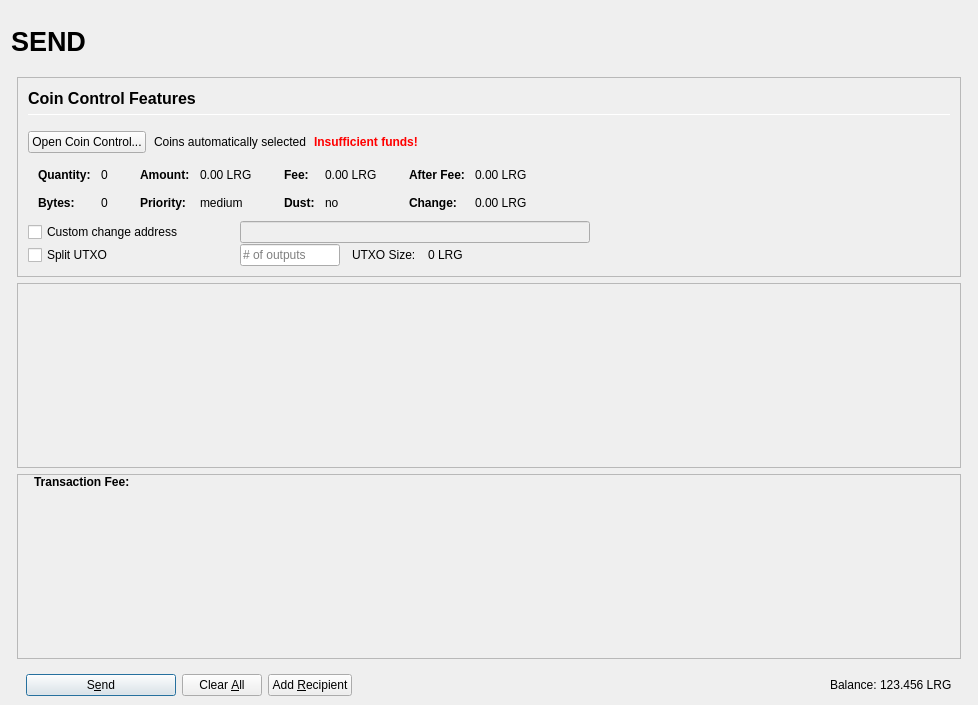
<?xml version="1.0" encoding="UTF-8"?>
<ui version="4.0">
 <class>SendCoinsDialog</class>
 <widget class="QDialog" name="SendCoinsDialog">
  <property name="enabled">
   <bool>true</bool>
  </property>
  <property name="geometry">
   <rect>
    <x>0</x>
    <y>0</y>
    <width>978</width>
    <height>705</height>
   </rect>
  </property>
  <property name="windowTitle">
   <string>Send Coins</string>
  </property>
  <layout class="QVBoxLayout" name="verticalLayout" stretch="0">
   <property name="bottomMargin">
    <number>9</number>
   </property>
   <item>
    <layout class="QVBoxLayout" name="verticalLayout_Master" stretch="0,1">
     <property name="spacing">
      <number>0</number>
     </property>
     <property name="leftMargin">
      <number>0</number>
     </property>
     <property name="topMargin">
      <number>0</number>
     </property>
     <property name="rightMargin">
      <number>0</number>
     </property>
     <property name="bottomMargin">
      <number>0</number>
     </property>
     <item>
      <widget class="QFrame" name="frame_Header">
       <layout class="QVBoxLayout" name="verticalLayout_Header" stretch="0">
        <property name="leftMargin">
         <number>0</number>
        </property>
        <property name="topMargin">
         <number>0</number>
        </property>
        <property name="rightMargin">
         <number>0</number>
        </property>
        <property name="bottomMargin">
         <number>0</number>
        </property>
        <item>
         <layout class="QHBoxLayout" name="horizontalLayout_Header" stretch="1,0,1">
          <property name="spacing">
           <number>6</number>
          </property>
          <item>
           <widget class="QLabel" name="labelOverviewHeaderLeft">
            <property name="minimumSize">
             <size>
              <width>464</width>
              <height>60</height>
             </size>
            </property>
            <property name="maximumSize">
             <size>
              <width>16777215</width>
              <height>60</height>
             </size>
            </property>
            <property name="font">
             <font>
              <pointsize>20</pointsize>
              <weight>75</weight>
              <bold>true</bold>
             </font>
            </property>
            <property name="text">
             <string>SEND</string>
            </property>
            <property name="alignment">
             <set>Qt::AlignLeading|Qt::AlignLeft|Qt::AlignVCenter</set>
            </property>
           </widget>
          </item>
          <item>
           <spacer name="horizontalSpacer_Header">
            <property name="orientation">
             <enum>Qt::Horizontal</enum>
            </property>
            <property name="sizeHint" stdset="0">
             <size>
              <width>40</width>
              <height>20</height>
             </size>
            </property>
           </spacer>
          </item>
          <item>
           <widget class="QLabel" name="labelOverviewHeaderRight">
            <property name="minimumSize">
             <size>
              <width>464</width>
              <height>60</height>
             </size>
            </property>
            <property name="maximumSize">
             <size>
              <width>16777215</width>
              <height>60</height>
             </size>
            </property>
            <property name="font">
             <font>
              <pointsize>14</pointsize>
             </font>
            </property>
            <property name="text">
             <string/>
            </property>
            <property name="alignment">
             <set>Qt::AlignRight|Qt::AlignTrailing|Qt::AlignVCenter</set>
            </property>
           </widget>
          </item>
         </layout>
        </item>
       </layout>
      </widget>
     </item>
     <item>
      <widget class="QFrame" name="frame_BG">
       <property name="minimumSize">
        <size>
         <width>0</width>
         <height>0</height>
        </size>
       </property>
       <layout class="QVBoxLayout" name="layout_BG" stretch="0,0,0,0">
        <property name="leftMargin">
         <number>6</number>
        </property>
        <property name="topMargin">
         <number>6</number>
        </property>
        <property name="rightMargin">
         <number>6</number>
        </property>
        <property name="bottomMargin">
         <number>0</number>
        </property>
        <item>
         <widget class="QFrame" name="frameCoinControl">
          <property name="sizePolicy">
           <sizepolicy hsizetype="Expanding" vsizetype="Expanding">
            <horstretch>0</horstretch>
            <verstretch>0</verstretch>
           </sizepolicy>
          </property>
          <property name="maximumSize">
           <size>
            <width>16777215</width>
            <height>16777215</height>
           </size>
          </property>
          <property name="frameShape">
           <enum>QFrame::StyledPanel</enum>
          </property>
          <property name="frameShadow">
           <enum>QFrame::Sunken</enum>
          </property>
          <layout class="QVBoxLayout" name="verticalLayoutCoinControl2">
           <property name="spacing">
            <number>0</number>
           </property>
           <property name="leftMargin">
            <number>0</number>
           </property>
           <property name="topMargin">
            <number>0</number>
           </property>
           <property name="rightMargin">
            <number>0</number>
           </property>
           <property name="bottomMargin">
            <number>0</number>
           </property>
           <item>
            <widget class="QFrame" name="frameCoinControl_BG">
             <layout class="QVBoxLayout" name="verticalLayoutCoinControl" stretch="0,0,0,0,0,0">
              <property name="spacing">
               <number>1</number>
              </property>
              <property name="leftMargin">
               <number>10</number>
              </property>
              <property name="topMargin">
               <number>10</number>
              </property>
              <item>
               <layout class="QHBoxLayout" name="horizontalLayoutCoinControl1">
                <property name="bottomMargin">
                 <number>15</number>
                </property>
                <item>
                 <layout class="QVBoxLayout" name="verticalLayout_3">
                  <property name="spacing">
                   <number>6</number>
                  </property>
                  <item>
                   <widget class="QLabel" name="labelCoinControlFeatures">
                    <property name="sizePolicy">
                     <sizepolicy hsizetype="Preferred" vsizetype="Maximum">
                      <horstretch>0</horstretch>
                      <verstretch>0</verstretch>
                     </sizepolicy>
                    </property>
                    <property name="minimumSize">
                     <size>
                      <width>0</width>
                      <height>20</height>
                     </size>
                    </property>
                    <property name="font">
                     <font>
                      <pointsize>12</pointsize>
                      <weight>75</weight>
                      <bold>true</bold>
                     </font>
                    </property>
                    <property name="styleSheet">
                     <string notr="true">font-weight:bold;</string>
                    </property>
                    <property name="text">
                     <string>Coin Control Features</string>
                    </property>
                   </widget>
                  </item>
                  <item>
                   <widget class="Line" name="line">
                    <property name="minimumSize">
                     <size>
                      <width>0</width>
                      <height>1</height>
                     </size>
                    </property>
                    <property name="maximumSize">
                     <size>
                      <width>16777215</width>
                      <height>1</height>
                     </size>
                    </property>
                    <property name="orientation">
                     <enum>Qt::Horizontal</enum>
                    </property>
                   </widget>
                  </item>
                 </layout>
                </item>
               </layout>
              </item>
              <item>
               <layout class="QHBoxLayout" name="horizontalLayoutCoinControl2" stretch="0,0,0,0">
                <property name="spacing">
                 <number>8</number>
                </property>
                <property name="bottomMargin">
                 <number>10</number>
                </property>
                <item>
                 <widget class="QPushButton" name="pushButtonCoinControl">
                  <property name="styleSheet">
                   <string notr="true"/>
                  </property>
                  <property name="text">
                   <string>Open Coin Control...</string>
                  </property>
                  <property name="autoDefault">
                   <bool>false</bool>
                  </property>
                 </widget>
                </item>
                <item>
                 <widget class="QLabel" name="labelCoinControlAutomaticallySelected">
                  <property name="text">
                   <string>Coins automatically selected</string>
                  </property>
                  <property name="margin">
                   <number>5</number>
                  </property>
                 </widget>
                </item>
                <item>
                 <widget class="QLabel" name="labelCoinControlInsuffFunds">
                  <property name="font">
                   <font>
                    <weight>75</weight>
                    <bold>true</bold>
                   </font>
                  </property>
                  <property name="styleSheet">
                   <string notr="true">color:red;font-weight:bold;</string>
                  </property>
                  <property name="text">
                   <string>Insufficient funds!</string>
                  </property>
                  <property name="margin">
                   <number>5</number>
                  </property>
                 </widget>
                </item>
                <item>
                 <spacer name="horizontalSpacerCoinControl">
                  <property name="orientation">
                   <enum>Qt::Horizontal</enum>
                  </property>
                  <property name="sizeHint" stdset="0">
                   <size>
                    <width>40</width>
                    <height>1</height>
                   </size>
                  </property>
                 </spacer>
                </item>
               </layout>
              </item>
              <item>
               <widget class="QWidget" name="widgetCoinControl" native="true">
                <property name="sizePolicy">
                 <sizepolicy hsizetype="Preferred" vsizetype="Preferred">
                  <horstretch>0</horstretch>
                  <verstretch>0</verstretch>
                 </sizepolicy>
                </property>
                <property name="minimumSize">
                 <size>
                  <width>0</width>
                  <height>0</height>
                 </size>
                </property>
                <property name="styleSheet">
                 <string notr="true"/>
                </property>
                <layout class="QHBoxLayout" name="horizontalLayoutCoinControl5">
                 <property name="leftMargin">
                  <number>0</number>
                 </property>
                 <property name="topMargin">
                  <number>0</number>
                 </property>
                 <property name="rightMargin">
                  <number>0</number>
                 </property>
                 <property name="bottomMargin">
                  <number>0</number>
                 </property>
                 <item>
                  <layout class="QHBoxLayout" name="horizontalLayoutCoinControl3" stretch="0,0,0,1">
                   <property name="spacing">
                    <number>20</number>
                   </property>
                   <property name="topMargin">
                    <number>0</number>
                   </property>
                   <property name="bottomMargin">
                    <number>10</number>
                   </property>
                   <item>
                    <layout class="QFormLayout" name="formLayoutCoinControl1">
                     <property name="horizontalSpacing">
                      <number>10</number>
                     </property>
                     <property name="verticalSpacing">
                      <number>14</number>
                     </property>
                     <property name="leftMargin">
                      <number>10</number>
                     </property>
                     <property name="topMargin">
                      <number>4</number>
                     </property>
                     <property name="rightMargin">
                      <number>6</number>
                     </property>
                     <item row="0" column="0">
                      <widget class="QLabel" name="labelCoinControlQuantityText">
                       <property name="font">
                        <font>
                         <weight>75</weight>
                         <bold>true</bold>
                        </font>
                       </property>
                       <property name="text">
                        <string>Quantity:</string>
                       </property>
                       <property name="margin">
                        <number>0</number>
                       </property>
                      </widget>
                     </item>
                     <item row="0" column="1">
                      <widget class="QLabel" name="labelCoinControlQuantity">
                       <property name="cursor">
                        <cursorShape>IBeamCursor</cursorShape>
                       </property>
                       <property name="contextMenuPolicy">
                        <enum>Qt::ActionsContextMenu</enum>
                       </property>
                       <property name="text">
                        <string notr="true">0</string>
                       </property>
                       <property name="margin">
                        <number>0</number>
                       </property>
                       <property name="textInteractionFlags">
                        <set>Qt::LinksAccessibleByMouse|Qt::TextSelectableByKeyboard|Qt::TextSelectableByMouse</set>
                       </property>
                      </widget>
                     </item>
                     <item row="1" column="0">
                      <widget class="QLabel" name="labelCoinControlBytesText">
                       <property name="font">
                        <font>
                         <weight>75</weight>
                         <bold>true</bold>
                        </font>
                       </property>
                       <property name="text">
                        <string>Bytes:</string>
                       </property>
                      </widget>
                     </item>
                     <item row="1" column="1">
                      <widget class="QLabel" name="labelCoinControlBytes">
                       <property name="cursor">
                        <cursorShape>IBeamCursor</cursorShape>
                       </property>
                       <property name="contextMenuPolicy">
                        <enum>Qt::ActionsContextMenu</enum>
                       </property>
                       <property name="text">
                        <string notr="true">0</string>
                       </property>
                       <property name="textInteractionFlags">
                        <set>Qt::LinksAccessibleByMouse|Qt::TextSelectableByKeyboard|Qt::TextSelectableByMouse</set>
                       </property>
                      </widget>
                     </item>
                    </layout>
                   </item>
                   <item>
                    <layout class="QFormLayout" name="formLayoutCoinControl2">
                     <property name="horizontalSpacing">
                      <number>10</number>
                     </property>
                     <property name="verticalSpacing">
                      <number>14</number>
                     </property>
                     <property name="leftMargin">
                      <number>6</number>
                     </property>
                     <property name="topMargin">
                      <number>4</number>
                     </property>
                     <property name="rightMargin">
                      <number>6</number>
                     </property>
                     <item row="0" column="0">
                      <widget class="QLabel" name="labelCoinControlAmountText">
                       <property name="font">
                        <font>
                         <weight>75</weight>
                         <bold>true</bold>
                        </font>
                       </property>
                       <property name="text">
                        <string>Amount:</string>
                       </property>
                       <property name="margin">
                        <number>0</number>
                       </property>
                      </widget>
                     </item>
                     <item row="0" column="1">
                      <widget class="QLabel" name="labelCoinControlAmount">
                       <property name="cursor">
                        <cursorShape>IBeamCursor</cursorShape>
                       </property>
                       <property name="contextMenuPolicy">
                        <enum>Qt::ActionsContextMenu</enum>
                       </property>
                       <property name="text">
                        <string notr="true">0.00 LRG</string>
                       </property>
                       <property name="textInteractionFlags">
                        <set>Qt::LinksAccessibleByMouse|Qt::TextSelectableByKeyboard|Qt::TextSelectableByMouse</set>
                       </property>
                      </widget>
                     </item>
                     <item row="1" column="0">
                      <widget class="QLabel" name="labelCoinControlPriorityText">
                       <property name="font">
                        <font>
                         <weight>75</weight>
                         <bold>true</bold>
                        </font>
                       </property>
                       <property name="text">
                        <string>Priority:</string>
                       </property>
                      </widget>
                     </item>
                     <item row="1" column="1">
                      <widget class="QLabel" name="labelCoinControlPriority">
                       <property name="cursor">
                        <cursorShape>IBeamCursor</cursorShape>
                       </property>
                       <property name="contextMenuPolicy">
                        <enum>Qt::ActionsContextMenu</enum>
                       </property>
                       <property name="text">
                        <string>medium</string>
                       </property>
                       <property name="textInteractionFlags">
                        <set>Qt::LinksAccessibleByMouse|Qt::TextSelectableByKeyboard|Qt::TextSelectableByMouse</set>
                       </property>
                      </widget>
                     </item>
                    </layout>
                   </item>
                   <item>
                    <layout class="QFormLayout" name="formLayoutCoinControl3">
                     <property name="horizontalSpacing">
                      <number>10</number>
                     </property>
                     <property name="verticalSpacing">
                      <number>14</number>
                     </property>
                     <property name="leftMargin">
                      <number>6</number>
                     </property>
                     <property name="topMargin">
                      <number>4</number>
                     </property>
                     <property name="rightMargin">
                      <number>6</number>
                     </property>
                     <item row="0" column="0">
                      <widget class="QLabel" name="labelCoinControlFeeText">
                       <property name="font">
                        <font>
                         <weight>75</weight>
                         <bold>true</bold>
                        </font>
                       </property>
                       <property name="text">
                        <string>Fee:</string>
                       </property>
                       <property name="margin">
                        <number>0</number>
                       </property>
                      </widget>
                     </item>
                     <item row="0" column="1">
                      <widget class="QLabel" name="labelCoinControlFee">
                       <property name="cursor">
                        <cursorShape>IBeamCursor</cursorShape>
                       </property>
                       <property name="contextMenuPolicy">
                        <enum>Qt::ActionsContextMenu</enum>
                       </property>
                       <property name="text">
                        <string notr="true">0.00 LRG</string>
                       </property>
                       <property name="textInteractionFlags">
                        <set>Qt::LinksAccessibleByMouse|Qt::TextSelectableByKeyboard|Qt::TextSelectableByMouse</set>
                       </property>
                      </widget>
                     </item>
                     <item row="1" column="0">
                      <widget class="QLabel" name="labelCoinControlLowOutputText">
                       <property name="font">
                        <font>
                         <weight>75</weight>
                         <bold>true</bold>
                        </font>
                       </property>
                       <property name="text">
                        <string>Dust:</string>
                       </property>
                      </widget>
                     </item>
                     <item row="1" column="1">
                      <widget class="QLabel" name="labelCoinControlLowOutput">
                       <property name="cursor">
                        <cursorShape>IBeamCursor</cursorShape>
                       </property>
                       <property name="contextMenuPolicy">
                        <enum>Qt::ActionsContextMenu</enum>
                       </property>
                       <property name="text">
                        <string>no</string>
                       </property>
                       <property name="textInteractionFlags">
                        <set>Qt::LinksAccessibleByMouse|Qt::TextSelectableByKeyboard|Qt::TextSelectableByMouse</set>
                       </property>
                      </widget>
                     </item>
                    </layout>
                   </item>
                   <item>
                    <layout class="QFormLayout" name="formLayoutCoinControl4">
                     <property name="horizontalSpacing">
                      <number>10</number>
                     </property>
                     <property name="verticalSpacing">
                      <number>14</number>
                     </property>
                     <property name="leftMargin">
                      <number>6</number>
                     </property>
                     <property name="topMargin">
                      <number>4</number>
                     </property>
                     <property name="rightMargin">
                      <number>6</number>
                     </property>
                     <item row="0" column="0">
                      <widget class="QLabel" name="labelCoinControlAfterFeeText">
                       <property name="font">
                        <font>
                         <weight>75</weight>
                         <bold>true</bold>
                        </font>
                       </property>
                       <property name="text">
                        <string>After Fee:</string>
                       </property>
                       <property name="margin">
                        <number>0</number>
                       </property>
                      </widget>
                     </item>
                     <item row="0" column="1">
                      <widget class="QLabel" name="labelCoinControlAfterFee">
                       <property name="cursor">
                        <cursorShape>IBeamCursor</cursorShape>
                       </property>
                       <property name="contextMenuPolicy">
                        <enum>Qt::ActionsContextMenu</enum>
                       </property>
                       <property name="text">
                        <string notr="true">0.00 LRG</string>
                       </property>
                       <property name="textInteractionFlags">
                        <set>Qt::LinksAccessibleByMouse|Qt::TextSelectableByKeyboard|Qt::TextSelectableByMouse</set>
                       </property>
                      </widget>
                     </item>
                     <item row="1" column="0">
                      <widget class="QLabel" name="labelCoinControlChangeText">
                       <property name="font">
                        <font>
                         <weight>75</weight>
                         <bold>true</bold>
                        </font>
                       </property>
                       <property name="text">
                        <string>Change:</string>
                       </property>
                      </widget>
                     </item>
                     <item row="1" column="1">
                      <widget class="QLabel" name="labelCoinControlChange">
                       <property name="cursor">
                        <cursorShape>IBeamCursor</cursorShape>
                       </property>
                       <property name="contextMenuPolicy">
                        <enum>Qt::ActionsContextMenu</enum>
                       </property>
                       <property name="text">
                        <string notr="true">0.00 LRG</string>
                       </property>
                       <property name="textInteractionFlags">
                        <set>Qt::LinksAccessibleByMouse|Qt::TextSelectableByKeyboard|Qt::TextSelectableByMouse</set>
                       </property>
                      </widget>
                     </item>
                    </layout>
                   </item>
                  </layout>
                 </item>
                </layout>
               </widget>
              </item>
              <item>
               <layout class="QHBoxLayout" name="horizontalLayoutCoinControl4">
                <property name="spacing">
                 <number>12</number>
                </property>
                <property name="sizeConstraint">
                 <enum>QLayout::SetDefaultConstraint</enum>
                </property>
                <property name="topMargin">
                 <number>0</number>
                </property>
                <property name="rightMargin">
                 <number>0</number>
                </property>
                <item>
                 <widget class="QCheckBox" name="checkBoxCoinControlChange">
                  <property name="sizePolicy">
                   <sizepolicy hsizetype="Preferred" vsizetype="Preferred">
                    <horstretch>0</horstretch>
                    <verstretch>0</verstretch>
                   </sizepolicy>
                  </property>
                  <property name="minimumSize">
                   <size>
                    <width>200</width>
                    <height>0</height>
                   </size>
                  </property>
                  <property name="maximumSize">
                   <size>
                    <width>200</width>
                    <height>16777215</height>
                   </size>
                  </property>
                  <property name="toolTip">
                   <string>If this is activated, but the change address is empty or invalid, change will be sent to a newly generated address.</string>
                  </property>
                  <property name="text">
                   <string>Custom change address</string>
                  </property>
                 </widget>
                </item>
                <item>
                 <widget class="QValidatedLineEdit" name="lineEditCoinControlChange">
                  <property name="enabled">
                   <bool>false</bool>
                  </property>
                  <property name="sizePolicy">
                   <sizepolicy hsizetype="Preferred" vsizetype="Preferred">
                    <horstretch>0</horstretch>
                    <verstretch>0</verstretch>
                   </sizepolicy>
                  </property>
                  <property name="minimumSize">
                   <size>
                    <width>300</width>
                    <height>0</height>
                   </size>
                  </property>
                 </widget>
                </item>
                <item>
                 <widget class="QLabel" name="labelCoinControlChangeLabel">
                  <property name="sizePolicy">
                   <sizepolicy hsizetype="Preferred" vsizetype="Preferred">
                    <horstretch>0</horstretch>
                    <verstretch>0</verstretch>
                   </sizepolicy>
                  </property>
                  <property name="minimumSize">
                   <size>
                    <width>100</width>
                    <height>0</height>
                   </size>
                  </property>
                  <property name="text">
                   <string/>
                  </property>
                  <property name="margin">
                   <number>3</number>
                  </property>
                 </widget>
                </item>
               </layout>
              </item>
              <item>
               <layout class="QHBoxLayout" name="horizontalLayoutCoinControl6">
                <property name="spacing">
                 <number>12</number>
                </property>
                <property name="rightMargin">
                 <number>0</number>
                </property>
                <item>
                 <widget class="QCheckBox" name="splitBlockCheckBox">
                  <property name="sizePolicy">
                   <sizepolicy hsizetype="Preferred" vsizetype="Preferred">
                    <horstretch>0</horstretch>
                    <verstretch>0</verstretch>
                   </sizepolicy>
                  </property>
                  <property name="minimumSize">
                   <size>
                    <width>200</width>
                    <height>0</height>
                   </size>
                  </property>
                  <property name="maximumSize">
                   <size>
                    <width>200</width>
                    <height>16777215</height>
                   </size>
                  </property>
                  <property name="text">
                   <string>Split UTXO</string>
                  </property>
                 </widget>
                </item>
                <item>
                 <widget class="QLineEdit" name="splitBlockLineEdit">
                  <property name="sizePolicy">
                   <sizepolicy hsizetype="Preferred" vsizetype="Preferred">
                    <horstretch>50</horstretch>
                    <verstretch>0</verstretch>
                   </sizepolicy>
                  </property>
                  <property name="minimumSize">
                   <size>
                    <width>100</width>
                    <height>0</height>
                   </size>
                  </property>
                  <property name="maximumSize">
                   <size>
                    <width>100</width>
                    <height>16777215</height>
                   </size>
                  </property>
                  <property name="placeholderText">
                   <string># of outputs</string>
                  </property>
                 </widget>
                </item>
                <item>
                 <widget class="QLabel" name="labelBlockSizeText">
                  <property name="text">
                   <string>UTXO Size:</string>
                  </property>
                 </widget>
                </item>
                <item>
                 <widget class="QLabel" name="labelBlockSize">
                  <property name="text">
                   <string>0 LRG</string>
                  </property>
                 </widget>
                </item>
                <item>
                 <spacer name="horizontalSpacer_7">
                  <property name="orientation">
                   <enum>Qt::Horizontal</enum>
                  </property>
                  <property name="sizeHint" stdset="0">
                   <size>
                    <width>40</width>
                    <height>20</height>
                   </size>
                  </property>
                 </spacer>
                </item>
               </layout>
              </item>
              <item>
               <spacer name="verticalSpacerCoinControl">
                <property name="orientation">
                 <enum>Qt::Vertical</enum>
                </property>
                <property name="sizeHint" stdset="0">
                 <size>
                  <width>800</width>
                  <height>1</height>
                 </size>
                </property>
               </spacer>
              </item>
             </layout>
            </widget>
           </item>
          </layout>
         </widget>
        </item>
        <item>
         <widget class="QScrollArea" name="scrollArea">
          <property name="widgetResizable">
           <bool>true</bool>
          </property>
          <widget class="QWidget" name="scrollAreaWidgetContents">
           <property name="geometry">
            <rect>
             <x>0</x>
             <y>0</y>
             <width>948</width>
             <height>151</height>
            </rect>
           </property>
           <layout class="QVBoxLayout" name="verticalLayout_2" stretch="0,1">
            <property name="leftMargin">
             <number>0</number>
            </property>
            <property name="topMargin">
             <number>0</number>
            </property>
            <property name="rightMargin">
             <number>0</number>
            </property>
            <property name="bottomMargin">
             <number>0</number>
            </property>
            <item>
             <layout class="QVBoxLayout" name="entries">
              <property name="spacing">
               <number>6</number>
              </property>
             </layout>
            </item>
            <item>
             <spacer name="verticalSpacer">
              <property name="orientation">
               <enum>Qt::Vertical</enum>
              </property>
              <property name="sizeHint" stdset="0">
               <size>
                <width>20</width>
                <height>40</height>
               </size>
              </property>
             </spacer>
            </item>
           </layout>
          </widget>
         </widget>
        </item>
        <item>
         <widget class="QFrame" name="frameFee">
          <property name="sizePolicy">
           <sizepolicy hsizetype="Expanding" vsizetype="Expanding">
            <horstretch>0</horstretch>
            <verstretch>0</verstretch>
           </sizepolicy>
          </property>
          <property name="maximumSize">
           <size>
            <width>16777215</width>
            <height>16777215</height>
           </size>
          </property>
          <property name="frameShape">
           <enum>QFrame::StyledPanel</enum>
          </property>
          <property name="frameShadow">
           <enum>QFrame::Sunken</enum>
          </property>
          <layout class="QVBoxLayout" name="verticalLayoutFee1">
           <property name="spacing">
            <number>0</number>
           </property>
           <property name="leftMargin">
            <number>0</number>
           </property>
           <property name="topMargin">
            <number>0</number>
           </property>
           <property name="rightMargin">
            <number>0</number>
           </property>
           <property name="bottomMargin">
            <number>0</number>
           </property>
           <item>
            <layout class="QVBoxLayout" name="verticalLayoutFee2" stretch="0,0,0">
             <property name="spacing">
              <number>0</number>
             </property>
             <property name="leftMargin">
              <number>6</number>
             </property>
             <property name="topMargin">
              <number>0</number>
             </property>
             <property name="rightMargin">
              <number>6</number>
             </property>
             <item>
              <layout class="QHBoxLayout" name="horizontalLayoutFee1">
               <property name="leftMargin">
                <number>10</number>
               </property>
               <property name="rightMargin">
                <number>10</number>
               </property>
               <property name="bottomMargin">
                <number>0</number>
               </property>
               <item>
                <layout class="QVBoxLayout" name="verticalLayoutFee7">
                 <property name="spacing">
                  <number>0</number>
                 </property>
                 <item>
                  <layout class="QHBoxLayout" name="horizontalLayoutSmartFee">
                   <property name="spacing">
                    <number>10</number>
                   </property>
                   <item>
                    <widget class="QLabel" name="labelFeeHeadline">
                     <property name="sizePolicy">
                      <sizepolicy hsizetype="Preferred" vsizetype="Maximum">
                       <horstretch>0</horstretch>
                       <verstretch>0</verstretch>
                      </sizepolicy>
                     </property>
                     <property name="font">
                      <font>
                       <weight>75</weight>
                       <bold>true</bold>
                      </font>
                     </property>
                     <property name="styleSheet">
                      <string notr="true">font-weight:bold;</string>
                     </property>
                     <property name="text">
                      <string>Transaction Fee:</string>
                     </property>
                    </widget>
                   </item>
                   <item>
                    <widget class="QLabel" name="labelSmartFee">
                     <property name="text">
                      <string/>
                     </property>
                     <property name="margin">
                      <number>2</number>
                     </property>
                    </widget>
                   </item>
                   <item>
                    <widget class="QLabel" name="labelFeeMinimized">
                     <property name="text">
                      <string/>
                     </property>
                    </widget>
                   </item>
                  </layout>
                 </item>
                 <item>
                  <spacer name="verticalSpacer_5">
                   <property name="orientation">
                    <enum>Qt::Vertical</enum>
                   </property>
                   <property name="sizeHint" stdset="0">
                    <size>
                     <width>1</width>
                     <height>1</height>
                    </size>
                   </property>
                  </spacer>
                 </item>
                </layout>
               </item>
               <item>
                <spacer name="horizontalSpacer_4">
                 <property name="orientation">
                  <enum>Qt::Horizontal</enum>
                 </property>
                 <property name="sizeHint" stdset="0">
                  <size>
                   <width>40</width>
                   <height>20</height>
                  </size>
                 </property>
                </spacer>
               </item>
              </layout>
             </item>
             <item>
              <widget class="QFrame" name="frameFeeSelection">
               <layout class="QVBoxLayout" name="verticalLayoutFee12">
                <property name="spacing">
                 <number>0</number>
                </property>
                <property name="leftMargin">
                 <number>0</number>
                </property>
                <property name="topMargin">
                 <number>0</number>
                </property>
                <property name="rightMargin">
                 <number>0</number>
                </property>
                <property name="bottomMargin">
                 <number>0</number>
                </property>
                <item>
                 <spacer name="verticalSpacerFee2">
                  <property name="orientation">
                   <enum>Qt::Vertical</enum>
                  </property>
                  <property name="sizeHint" stdset="0">
                   <size>
                    <width>1</width>
                    <height>1</height>
                   </size>
                  </property>
                 </spacer>
                </item>
               </layout>
              </widget>
             </item>
             <item>
              <spacer name="verticalSpacerFee">
               <property name="orientation">
                <enum>Qt::Vertical</enum>
               </property>
               <property name="sizeHint" stdset="0">
                <size>
                 <width>800</width>
                 <height>1</height>
                </size>
               </property>
              </spacer>
             </item>
            </layout>
           </item>
          </layout>
         </widget>
        </item>
        <item>
         <widget class="QFrame" name="frame_Send">
          <layout class="QHBoxLayout" name="horizontalLayout">
           <property name="bottomMargin">
            <number>0</number>
           </property>
           <item>
            <widget class="QPushButton" name="sendButton">
             <property name="minimumSize">
              <size>
               <width>150</width>
               <height>0</height>
              </size>
             </property>
             <property name="toolTip">
              <string>Confirm the send action</string>
             </property>
             <property name="text">
              <string>S&amp;end</string>
             </property>
             <property name="icon">
              <iconset resource="../largo.qrc">
               <normaloff>:/icons/send</normaloff>:/icons/send</iconset>
             </property>
             <property name="autoDefault">
              <bool>false</bool>
             </property>
             <property name="default">
              <bool>true</bool>
             </property>
            </widget>
           </item>
           <item>
            <widget class="QPushButton" name="clearButton">
             <property name="sizePolicy">
              <sizepolicy hsizetype="Minimum" vsizetype="Fixed">
               <horstretch>0</horstretch>
               <verstretch>0</verstretch>
              </sizepolicy>
             </property>
             <property name="toolTip">
              <string>Clear all fields of the form.</string>
             </property>
             <property name="text">
              <string>Clear &amp;All</string>
             </property>
             <property name="icon">
              <iconset resource="../largo.qrc">
               <normaloff>:/icons/remove</normaloff>:/icons/remove</iconset>
             </property>
             <property name="autoDefault">
              <bool>false</bool>
             </property>
            </widget>
           </item>
           <item>
            <widget class="QPushButton" name="addButton">
             <property name="toolTip">
              <string>Send to multiple recipients at once</string>
             </property>
             <property name="text">
              <string>Add &amp;Recipient</string>
             </property>
             <property name="icon">
              <iconset resource="../largo.qrc">
               <normaloff>:/icons/add</normaloff>:/icons/add</iconset>
             </property>
             <property name="autoDefault">
              <bool>false</bool>
             </property>
            </widget>
           </item>
           <item>
            <spacer name="horizontalSpacer">
             <property name="orientation">
              <enum>Qt::Horizontal</enum>
             </property>
             <property name="sizeHint" stdset="0">
              <size>
               <width>40</width>
               <height>20</height>
              </size>
             </property>
            </spacer>
           </item>
           <item>
            <layout class="QHBoxLayout" name="horizontalLayout_2">
             <property name="spacing">
              <number>3</number>
             </property>
             <item>
              <widget class="QLabel" name="label">
               <property name="text">
                <string>Balance:</string>
               </property>
              </widget>
             </item>
             <item>
              <widget class="QLabel" name="labelBalance">
               <property name="sizePolicy">
                <sizepolicy hsizetype="Preferred" vsizetype="Fixed">
                 <horstretch>0</horstretch>
                 <verstretch>0</verstretch>
                </sizepolicy>
               </property>
               <property name="cursor">
                <cursorShape>IBeamCursor</cursorShape>
               </property>
               <property name="text">
                <string notr="true">123.456 LRG</string>
               </property>
               <property name="textInteractionFlags">
                <set>Qt::LinksAccessibleByMouse|Qt::TextSelectableByKeyboard|Qt::TextSelectableByMouse</set>
               </property>
              </widget>
             </item>
            </layout>
           </item>
          </layout>
         </widget>
        </item>
       </layout>
      </widget>
     </item>
    </layout>
   </item>
  </layout>
 </widget>
 <customwidgets>
  <customwidget>
   <class>QValidatedLineEdit</class>
   <extends>QLineEdit</extends>
   <header>qvalidatedlineedit.h</header>
  </customwidget>
 </customwidgets>
 <resources>
  <include location="../largo.qrc"/>
 </resources>
 <connections/>
</ui>
